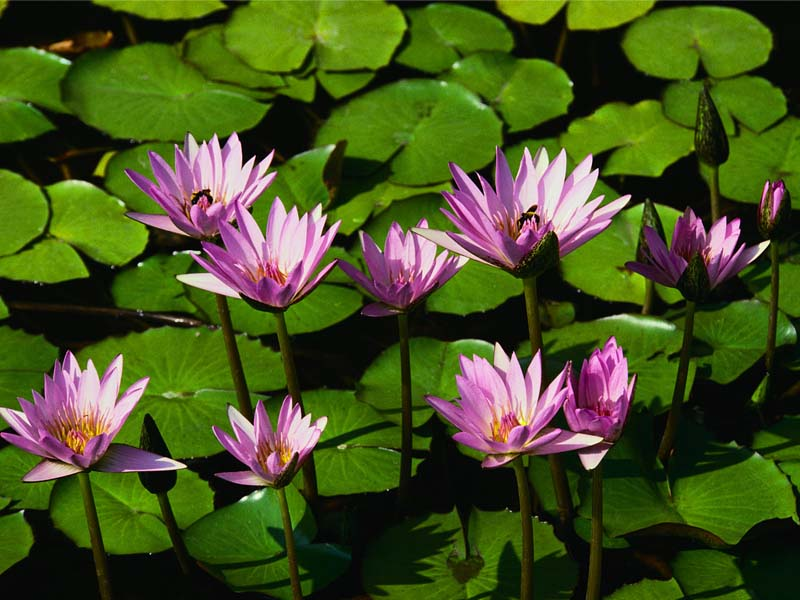
#> input picture 5.2 OpenCV Py/Lily.bmp, 800 x 600 px
$ python main.py
#> lines starting #> are read from the running program, lines starting #| are printed output that depends on the picture
import cv2
from matplotlib import pyplot as plt

image = cv2.imread('Lily.bmp')
#> image is the input picture: shape (600, 800, 3); mean B, G, R 31.6, 82.1, 69.4
window_name = 'Image'
k_size=(3,3)
img_blur_3 = cv2.blur(image,k_size)
plt.imshow(img_blur_3)
plt.show()

color_spaces = ('RGB','GRAY','HSV','LAB','XYZ','YUV')
color_images = {color : cv2.cvtColor(image, getattr(cv2,'COLOR_BGR2' + color))
    for color in color_spaces}
#> color_images = 6 items
for color in color_images:
    cv2.imshow(color, color_images[color])
#> this loop made 6 passes
#> color on passes 1 to 6: 'RGB', 'GRAY', 'HSV', 'LAB', 'XYZ', 'YUV'
#> pass 1, `cv2.imshow(color, color_images[color])`:
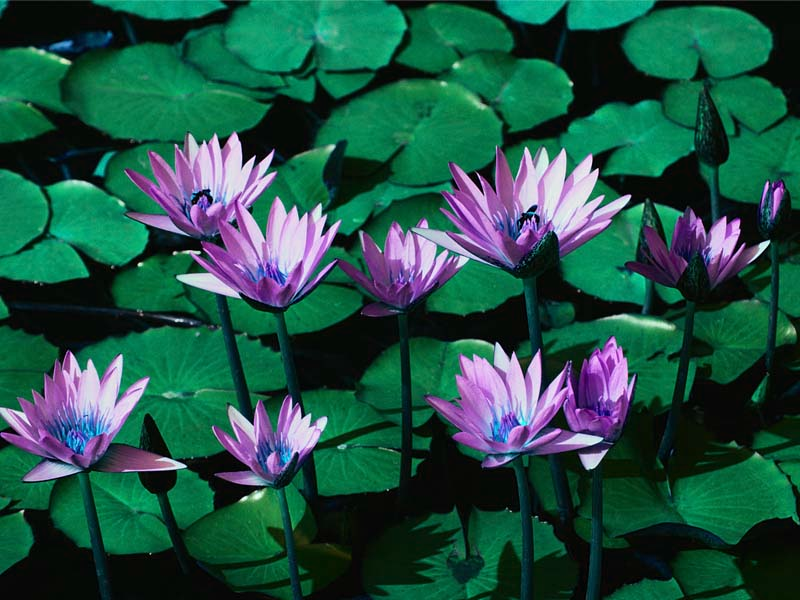
#> window 'RGB': shape (600, 800, 3); mean B, G, R 69.4, 82.1, 31.6
#> pass 2, `cv2.imshow(color, color_images[color])`:
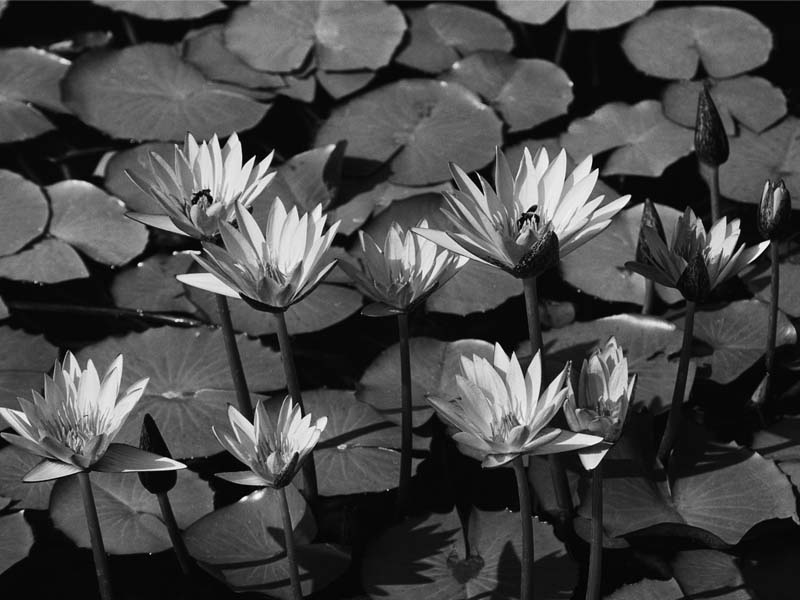
#> window 'GRAY': shape (600, 800); min 0, max 252, mean 72.5
cv2.waitKey(0)
